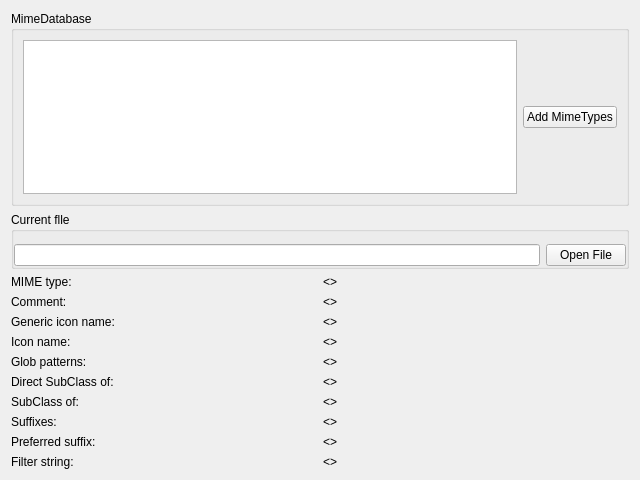
<?xml version="1.0" encoding="UTF-8"?>
<ui version="4.0">
 <class>MimeTypeViewer</class>
 <widget class="QWidget" name="MimeTypeViewer">
  <property name="geometry">
   <rect>
    <x>0</x>
    <y>0</y>
    <width>640</width>
    <height>480</height>
   </rect>
  </property>
  <property name="windowTitle">
   <string>MimeTypeViewer</string>
  </property>
  <layout class="QGridLayout" name="gridLayout">
   <item row="0" column="0" colspan="2">
    <widget class="QGroupBox" name="groupBox_2">
     <property name="title">
      <string>MimeDatabase</string>
     </property>
     <layout class="QHBoxLayout" name="horizontalLayout_2">
      <item>
       <widget class="QListWidget" name="nameList"/>
      </item>
      <item>
       <widget class="QPushButton" name="addTypesButton">
        <property name="text">
         <string>Add MimeTypes</string>
        </property>
       </widget>
      </item>
     </layout>
    </widget>
   </item>
   <item row="1" column="0" colspan="2">
    <widget class="QGroupBox" name="groupBox">
     <property name="title">
      <string>Current flle</string>
     </property>
     <layout class="QHBoxLayout" name="horizontalLayout">
      <property name="leftMargin">
       <number>0</number>
      </property>
      <property name="topMargin">
       <number>12</number>
      </property>
      <property name="rightMargin">
       <number>0</number>
      </property>
      <property name="bottomMargin">
       <number>0</number>
      </property>
      <item>
       <widget class="QLineEdit" name="fileLineEdit">
        <property name="readOnly">
         <bool>true</bool>
        </property>
       </widget>
      </item>
      <item>
       <widget class="QPushButton" name="openFileButton">
        <property name="text">
         <string>Open File</string>
        </property>
       </widget>
      </item>
     </layout>
    </widget>
   </item>
   <item row="2" column="0">
    <widget class="QLabel" name="label_2">
     <property name="text">
      <string>MIME type:</string>
     </property>
    </widget>
   </item>
   <item row="2" column="1">
    <widget class="QLabel" name="mimeTypeLabel">
     <property name="text">
      <string>&lt;&gt;</string>
     </property>
    </widget>
   </item>
   <item row="3" column="0">
    <widget class="QLabel" name="label_4">
     <property name="text">
      <string>Comment:</string>
     </property>
    </widget>
   </item>
   <item row="3" column="1">
    <widget class="QLabel" name="commentLabel">
     <property name="text">
      <string>&lt;&gt;</string>
     </property>
    </widget>
   </item>
   <item row="4" column="0">
    <widget class="QLabel" name="label_6">
     <property name="text">
      <string>Generic icon name:</string>
     </property>
    </widget>
   </item>
   <item row="4" column="1">
    <widget class="QLabel" name="genericIconNameLabel">
     <property name="text">
      <string>&lt;&gt;</string>
     </property>
    </widget>
   </item>
   <item row="5" column="0">
    <widget class="QLabel" name="label_7">
     <property name="text">
      <string>Icon name:</string>
     </property>
    </widget>
   </item>
   <item row="5" column="1">
    <widget class="QLabel" name="iconNameLabel">
     <property name="text">
      <string>&lt;&gt;</string>
     </property>
    </widget>
   </item>
   <item row="6" column="0">
    <widget class="QLabel" name="label_8">
     <property name="text">
      <string>Glob patterns:</string>
     </property>
    </widget>
   </item>
   <item row="6" column="1">
    <widget class="QLabel" name="globPatternsLabel">
     <property name="text">
      <string>&lt;&gt;</string>
     </property>
    </widget>
   </item>
   <item row="7" column="0">
    <widget class="QLabel" name="label_9">
     <property name="text">
      <string>Direct SubClass of:</string>
     </property>
    </widget>
   </item>
   <item row="7" column="1">
    <widget class="QLabel" name="parentMimeTypesLabel">
     <property name="text">
      <string>&lt;&gt;</string>
     </property>
    </widget>
   </item>
   <item row="8" column="0">
    <widget class="QLabel" name="label_allParents">
     <property name="text">
      <string>SubClass of:</string>
     </property>
    </widget>
   </item>
   <item row="8" column="1">
    <widget class="QLabel" name="allParentMimeTypesLabel">
     <property name="text">
      <string>&lt;&gt;</string>
     </property>
    </widget>
   </item>
   <item row="9" column="0">
    <widget class="QLabel" name="label_10">
     <property name="text">
      <string>Suffixes:</string>
     </property>
    </widget>
   </item>
   <item row="9" column="1">
    <widget class="QLabel" name="suffixesLabel">
     <property name="text">
      <string>&lt;&gt;</string>
     </property>
    </widget>
   </item>
   <item row="10" column="0">
    <widget class="QLabel" name="label_11">
     <property name="text">
      <string>Preferred suffix:</string>
     </property>
    </widget>
   </item>
   <item row="10" column="1">
    <widget class="QLabel" name="preferredSuffixLabel">
     <property name="text">
      <string>&lt;&gt;</string>
     </property>
    </widget>
   </item>
   <item row="11" column="0">
    <widget class="QLabel" name="label_12">
     <property name="text">
      <string>Filter string:</string>
     </property>
    </widget>
   </item>
   <item row="11" column="1">
    <widget class="QLabel" name="filterStringLabel">
     <property name="text">
      <string>&lt;&gt;</string>
     </property>
    </widget>
   </item>
  </layout>
 </widget>
 <resources/>
 <connections/>
</ui>
